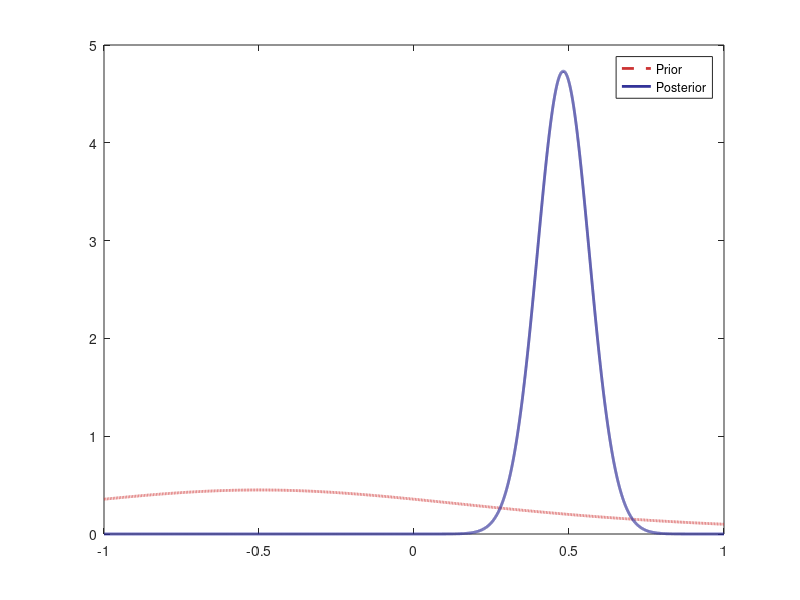
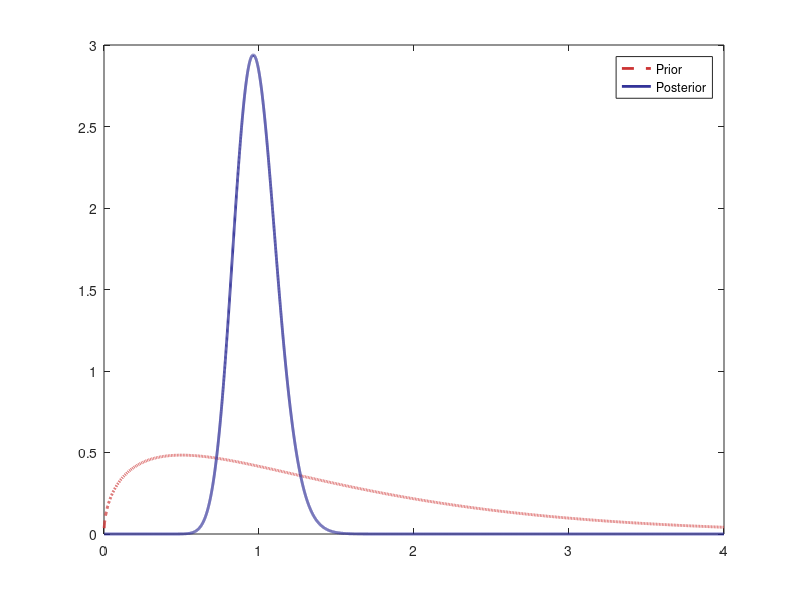
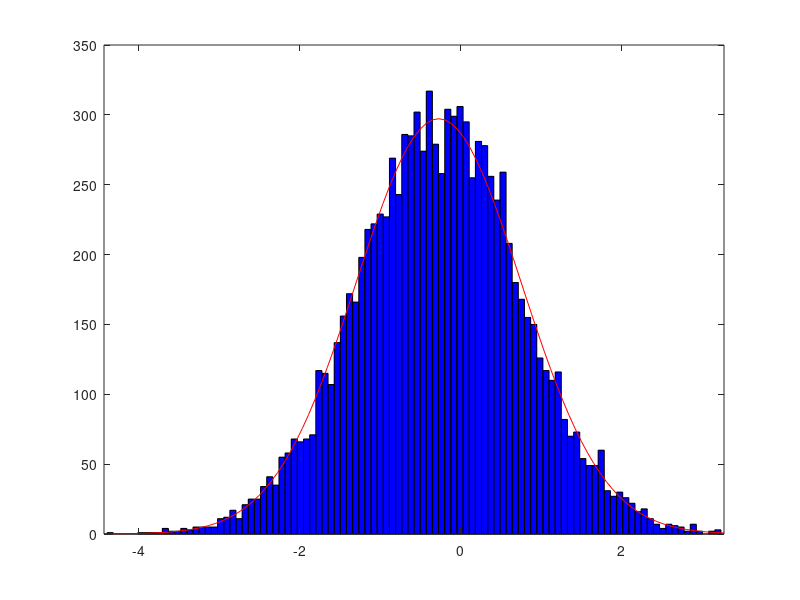

Write MATLAB code to recreate these figures, in order. (Note: this script raises an error after producing the figures.)
% This is the Bayesian example for the Time Series Econometrics class.

tic; 

clear all;
close all;
clc;

rng(0);

% Parameters.
T=1100;
BIP=1000;
alpha=0.5;
tau=1;
sig=1/tau;

% True data generating process.
x=zeros(T,1);
x(1) = sqrt(sig^2/(1-alpha^2))*randn;
for tt=2:T
    x(tt,1)=alpha*x(tt-1,1)+sig*randn;
end
x=x(BIP+1:T);
T=length(x);

% Parameters of the priors.
alpha0=-0.5;
nu0=1.5;
gam0=1;

% Auxiliary parameters.
z = (x(1:T-1)'*x(1:T-1));
alphahat =  (x(2:T,1)'*x(1:T-1,1))/z;
s = (x(2:T,1) -alphahat*x(1:T-1,1))'*(x(2:end,1) -alphahat*x(1:T-1,1));

% Parameters of the posterior of tau.
gam_post =  gam0+0.5*s+0.5*z*(alphahat-alpha0)^2/(1+z);
nu_post = (T+2*nu0)/2;

% Parameters of the posterior of alpha.
s2_bar =  1/(z+1);
a_bar = (alphahat*z + alpha0)*s2_bar;
scale = (s2_bar/(T+2*nu0))*2*gam_post;
 
% Generate density.

% Grid of x values for alpha and tau.
n=10000;
alphagrid= linspace(-1,1,n);
taugrid=linspace(1e-3,4,n);

% Prior densities.
prior_alpha =  sqrt(gam0/nu0)^(-1)*tpdf((alphagrid - alpha0)./sqrt(gam0/nu0),2*nu0);
prior_tau = gampdf(taugrid,nu0,1/gam0);

% Posterior densities.
post_alpha = sqrt(scale)^(-1)*tpdf((alphagrid-a_bar)./sqrt(scale),T+2*nu0);
post_tau = gampdf(taugrid,nu_post,1/gam_post);

% Predictive density.
nsim=10000;
tau_post_simul =  gamrnd(nu_post,1/gam_post,[nsim,1]);
alpha_post_simul =  a_bar +sqrt(s2_bar./tau_post_simul).*randn(nsim,1);
xpredict = alpha_post_simul*x(end)+ sqrt(1./tau_post_simul).*randn(nsim,1);

%% Plot results.

figure(1)
plot(alphagrid,prior_alpha,'LineStyle','--','LineWidth',2,'Color',[0.8 0.2 0.2])
hold on
plot(alphagrid,post_alpha,'LineStyle','-','LineWidth',2,'Color',[0.2 0.2 0.6])
hold off
legend('Prior', 'Posterior', 'Location','Northeast')

figure(2)
plot(taugrid,prior_tau,'LineStyle','--','LineWidth',2,'Color',[0.8 0.2 0.2])
hold on
plot(taugrid,post_tau,'LineStyle','-','LineWidth',2,'Color',[0.2 0.2 0.6])
hold off
legend('Prior', 'Posterior', 'Location','Northeast')

figure(3)
nbins=100;
histfit(xpredict,nbins)

T1=11000;
xtrue=zeros(T1,1);
xtrue(1) = sqrt(sig^2/(1-alpha^2))*randn;
for tt=2:T1
    xtrue(tt,1)=alpha*xtrue(tt-1,1)+sig*randn;
end
xtrue=xtrue(BIP+1:end,1);



[ff1,x1]=ksdensity(xpredict,'NumPoints',10000);
[ff2,x2]=ksdensity(xtrue,'NumPoints',10000);

figure(4)
plot(x1,ff1,'LineStyle','--','LineWidth',2,'Color',[0.8 0.2 0.2])
hold on
plot(x2,ff2,'LineStyle','-','LineWidth',2,'Color',[0.2 0.2 0.6])
hold off
legend('predicted', 'true', 'Location','Northeast')


toc;